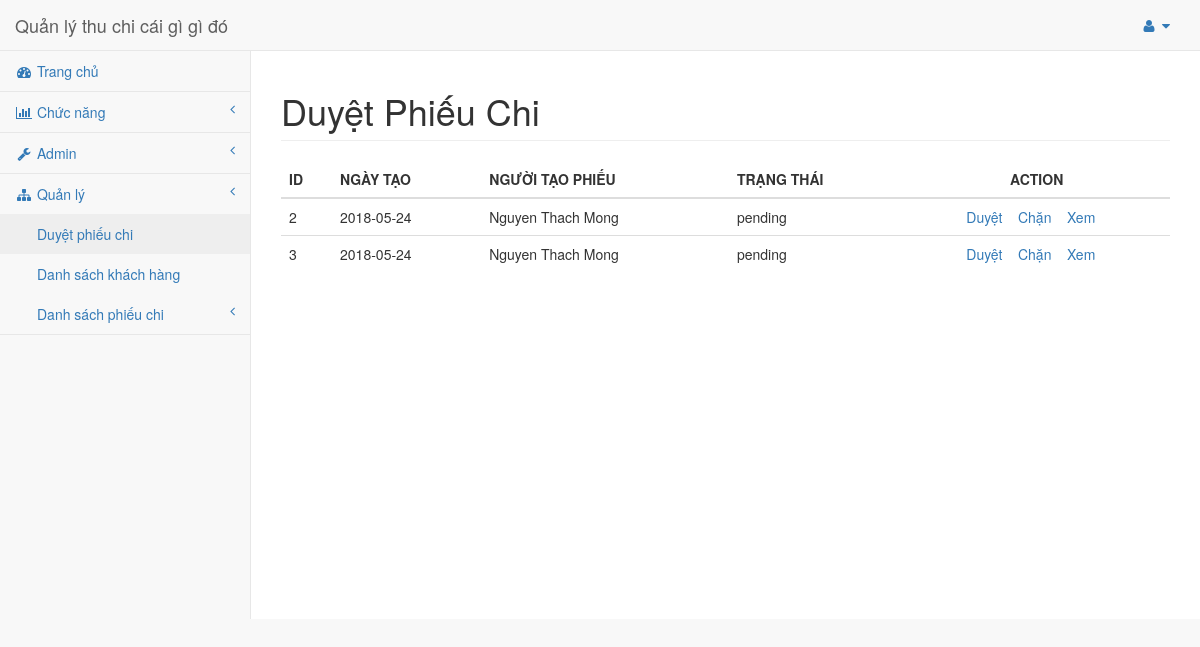
The page /views/pages/duyetphieuchi.php (signed in) on the database its author committed.
### tables this page shows
create table form
(
	id int primary key auto_increment,
    form_id text,
    date_create date,
	content text,
    total_money int,
    total_money_text text,
    form_type int,
    account_type varchar(10),
	receipt text,
    user int,
    customer int,
    warehouse int,
    money_type int,
	status int,
    foreign key (form_type) references form_type(id),
    foreign key (account_type) references account_type(id),
    foreign key (user) references users(id),
    foreign key (customer) references customers(id),
    foreign key (warehouse) references warehouse(id),
    foreign key (money_type) references money_type(id),
    foreign key (status) references form_status(id)
);

create table users
(
	id int primary key auto_increment,
    username text,
    password text,
    fullname text,
    picture text,
    info text,
    role int,
    foreign key (role) references roles(id)
);

create table form_status
(
	id int primary key,
	name text
);

### views/pages/duyetphieuchi.php (the view, shortened to what this page needs)
<!DOCTYPE html>
<html lang="en">
<?php
    include '../layouts/header.php';
?>
<?php
    include '../../server/config.php';
     $sql = "   SELECT * FROM form_status , users ,form
                WHERE form_status.id = form.status
                    and form.user = users.id
                    and form_type= 2
                    and status=2";
    $result = $conn->query($sql);
 ?>
<body>
    <div id="wrapper">
        <?php
            include '../layouts/navigation.php';
        ?>
        <div id="page-wrapper">
            <div class="row">
                <div class="col-lg-12">
                    <h1 class="page-header">Duyệt Phiếu Chi</h1>
                </div>
            </div>
              <table class="table">
                <thead>
                  <tr>
                    <th>ID</th>
                    <th>NGÀY TẠO</th>
                    <th>NGƯỜI TẠO PHIẾU</th>
                    <th>TRẠNG THÁI</th>
                    <th style="text-align: center;">ACTION</th>
                  </tr>
                </thead>
                <tbody>
                  <?php while ($row = $result->fetch_assoc()): ?>
                    <tr>
                        <td><?php echo $row["id"]; ?></td>
                        <td><?php echo $row["date_create"]; ?></td>
                        <td><?php echo $row["fullname"]; ?></td>
                        <td><?php echo $row["name"]; ?></td>
                        <td style="text-align: center;" >
                            <?php echo "<a href='update.php?id=" . $row['id'] . "'>Duyệt</a>"; ?>&nbsp;&nbsp;&nbsp;
                            <?php echo "<a href='block.php?id=" . $row['id'] . "'>Chặn</a>"; ?>&nbsp;&nbsp;&nbsp;
                            <?php echo "<a href='update.php?id=" . $row['id'] . "'>Xem</a>"; ?>&nbsp;&nbsp;&nbsp;
                         </td>
                    </tr>
                  <?php endwhile; ?>
                </tbody>
              </table>
        </div>
    </div>
</body>
</html>

### rows shown on the page
form: id "2", date_create "2018-05-24", user.fullname "Nguyen Thach Mong", status.name "pending"
form: id "3", date_create "2018-05-24", user.fullname "Nguyen Thach Mong", status.name "pending"
